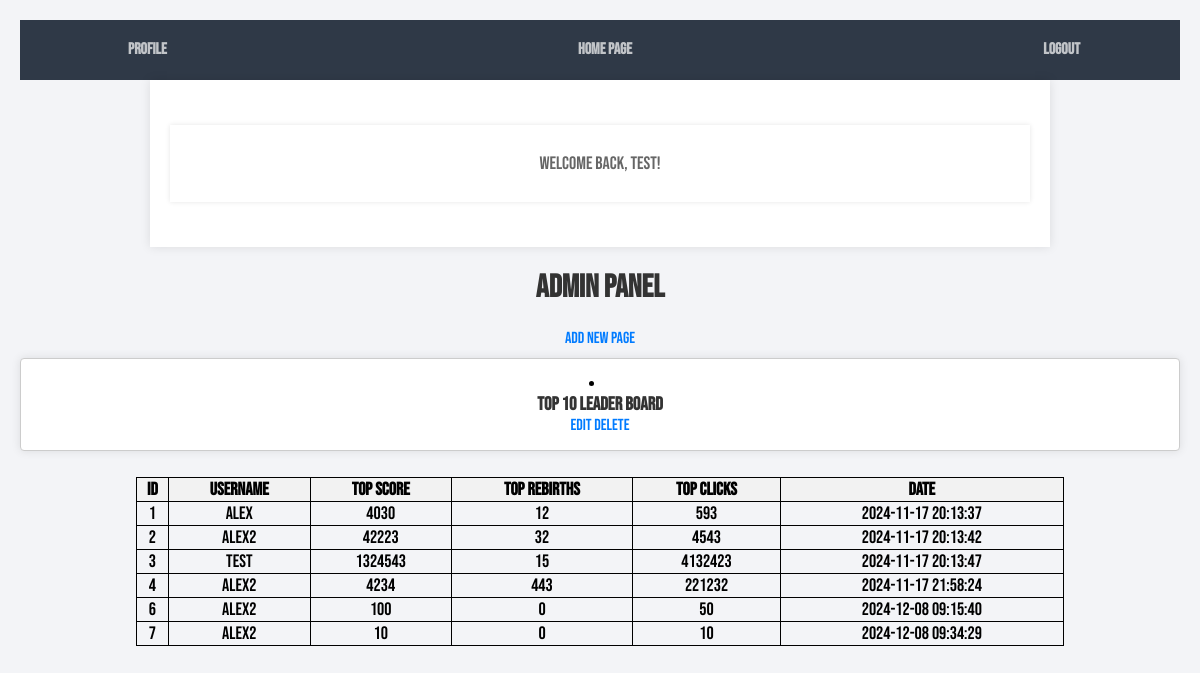
Page /admin.php (signed in) on the committed database.
### tables this page shows
CREATE TABLE `pages` (
  `id` int(11) NOT NULL,
  `title1` varchar(255) DEFAULT NULL,
  `text1` text DEFAULT NULL,
  `image1` varchar(255) DEFAULT NULL,
  `title2` varchar(255) DEFAULT NULL,
  `text2` text DEFAULT NULL,
  `image2` varchar(255) DEFAULT NULL,
  `title3` varchar(255) DEFAULT NULL,
  `text3` text DEFAULT NULL,
  `image3` varchar(255) DEFAULT NULL
);

CREATE TABLE `trackeduserinformation` (
  `ID` int(11) NOT NULL,
  `userid` int(11) NOT NULL,
  `TopScore` int(11) NOT NULL,
  `TopRebirths` int(11) NOT NULL,
  `TopClicks` int(11) NOT NULL,
  `Date` timestamp NOT NULL DEFAULT current_timestamp() ON UPDATE current_timestamp()
);

CREATE TABLE `accounts` (
  `id` int(11) NOT NULL,
  `username` varchar(50) NOT NULL,
  `password` varchar(255) NOT NULL,
  `email` varchar(100) NOT NULL
);

### admin.php (the view, shortened to what this page needs)
<?php
include 'setup.php';
$sql = "SELECT * FROM pages";
$result = $conn->query($sql);
?>
<!DOCTYPE html>
<html lang="en">
<head>
    <link rel="stylesheet" href="css/style.css">
</head>
<body class="loggedin">
    <nav class="navtop">
        <div>
            <a href="profile.php"><i class="fas fa-user-circle"></i>Profile</a>
            <a href="index.php"><i class="fas fa-user-circle"></i>Home page</a>
            <a href="logout.php"><i class="fas fa-sign-out-alt"></i>Logout</a>
        </div>
    </nav>
    <div class="content">
        <p>Welcome back, <?= htmlspecialchars($_SESSION['name'], ENT_QUOTES) ?>!</p>
    </div>
</body>
</html>
<!DOCTYPE html>
<html>
<head>
</head>
<body>
  <h1>Admin Panel</h1>
  <a href="add_page.php">Add New Page</a>
  <?php while ($row = $result->fetch_assoc()): ?>
      <li>
        <h3><?php echo $row['title1']; ?></h3>
        <a href="edit_page.php?id=<?php echo $row['id']; ?>">Edit</a>
        <a href="delete_page.php?id=<?php echo $row['id']; ?>">Delete</a>
      </li>
    <?php endwhile; ?>
  <ul>
  <?php
$sql = "SELECT
            trackeduserinformation.ID,
            accounts.username,
            trackeduserinformation.TopScore,
            trackeduserinformation.TopRebirths,
            trackeduserinformation.TopClicks,
            trackeduserinformation.Date
        FROM trackeduserinformation
        LEFT JOIN accounts
        ON trackeduserinformation.userid = accounts.id";
$result = $conn->query($sql);
?>
<html>
<body>
    <table>
        <tr>
            <th>ID</th>
            <th>Username</th>
            <th>Top Score</th>
            <th>Top Rebirths</th>
            <th>Top Clicks</th>
            <th>Date</th>
        </tr>
        <?php
        if ($result->num_rows > 0) {
            while ($row = $result->fetch_assoc()) {
                echo "<tr>";
                echo "<td>" . htmlspecialchars($row['ID']) . "</td>";
                echo "<td>" . htmlspecialchars($row['username']) . "</td>";
                echo "<td>" . htmlspecialchars($row['TopScore']) . "</td>";
                echo "<td>" . htmlspecialchars($row['TopRebirths']) . "</td>";
                echo "<td>" . htmlspecialchars($row['TopClicks']) . "</td>";
                echo "<td>" . htmlspecialchars($row['Date']) . "</td>";
                echo "</tr>";
            }
        } else {
            echo "<tr><td colspan='6'>No data found</td></tr>";
        }
        ?>
    </table>
</body>
</html>
</body>
</html>

### css/style.css (style rules this page uses)
* { box-sizing: border-box; text-align: center; }
.loggedin { padding: 20px; }
.navtop { background-color: #333; color: #fff; height: 60px; width: 100%; display: flex; align-items: center; justify-content: center; padding: 0 20px; }
.navtop div { width: 100%; display: flex; justify-content: space-between; align-items: center; }
.navtop a { color: #fff; text-decoration: none; padding: 0 20px; line-height: 60px; }
.content { max-width: 900px; margin: 30px auto; background-color: #fff; padding: 20px; box-shadow: 0 0 10px rgba(0, 0, 0, 0.1); }
.content p { font-size: 18px; line-height: 1.5; color: #666; }
h1, h2 { color: #333; text-align: center; }
ul { list-style-type: none; padding: 0; }
li { background-color: #fff; margin: 10px 0; padding: 15px; border: 1px solid #ccc; border-radius: 4px; box-shadow: 0 0 10px rgba(0, 0, 0, 0.1); }
li h3 { margin: 0; color: #333; }
a { text-decoration: none; color: #007bff; }
body { font-family: "Bebas Neue", Arial, Helvetica, sans-serif; margin: 0; background-color: #00A8F3; height: 100vh; width: 100vw; display: flex; flex-direction: column; overflow: hidden; }
.navtop { background-color: #2f3947; height: 60px; width: 100%; border: 0; }
.navtop div { display: flex; margin: 0 auto; width: 1000px; height: 100%; }
.navtop div h1, .navtop div a { display: inline-flex; align-items: center; }
.navtop div a { padding: 0 20px; text-decoration: none; color: #c1c4c8; font-weight: bold; }
.navtop div a i { padding: 2px 8px 0 0; }
body.loggedin { background-color: #f3f4f7; }
.content { width: 1000px; margin: 0 auto; }
.content > p, .content > div { box-shadow: 0 0 5px 0 rgba(0, 0, 0, 0.1); margin: 25px 0; padding: 25px; background-color: #fff; }

### admin.php (style rules this page uses)
table { margin: auto; font-size: 18px; text-align: center; border-collapse: collapse; width: 80%; }
th, td { border: 1px solid black; }
th { background-color: #f2f2f2; }

### rows in the picture
pages: title1 "Top 10 Leader board"
trackeduserinformation: ID "1", userid.username "Alex", TopScore "4030", TopRebirths "12", TopClicks "593", Date "2024-11-17 20:13:37"
trackeduserinformation: ID "2", userid.username "Alex2", TopScore "42223", TopRebirths "32", TopClicks "4543", Date "2024-11-17 20:13:42"
trackeduserinformation: ID "3", userid.username "test", TopScore "1324543", TopRebirths "15", TopClicks "4132423", Date "2024-11-17 20:13:47"
trackeduserinformation: ID "4", userid.username "Alex2", TopScore "4234", TopRebirths "443", TopClicks "221232", Date "2024-11-17 21:58:24"
trackeduserinformation: ID "6", userid.username "Alex2", TopScore "100", TopRebirths "0", TopClicks "50", Date "2024-12-08 09:15:40"
trackeduserinformation: ID "7", userid.username "Alex2", TopScore "10", TopRebirths "0", TopClicks "10", Date "2024-12-08 09:34:29"

### other values in the picture
$_SESSION['name'] "test"
